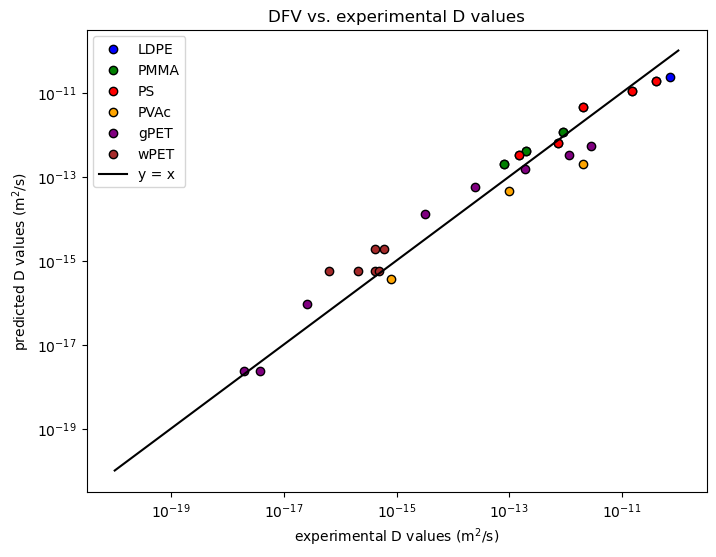

Reproduce this figure in Python.
import numpy as np
import matplotlib.pyplot as plt

# This script shows the prediction of diffusivities of toluene using hole Free-Volume theory
# at different temperatures in different polymers (LDPE, PMMA, PS, PVAc, PET).
# gPET corresponds to dry PET (unplasticized) and wPET corresponds to plasticized PET.
#
# Data have been extracted from the script figure8_revSep2019_2025.m used to generate
# Figure 9 for the reference mentioned below.
#
# REFERENCE
# Zhu Y., Welle, F. and Vitrac O. A blob model to parameterize polymer hole free volumes and solute diffusion",
# *Soft Matter* **2019**, 15(42), 8912-8932. DOI: https://doi.org/10.1039/C9SM01556F
#
# ABSTRACT
# Solute diffusion in solid polymers has tremendous applications in packaging,
# reservoir, and biomedical technologies but remains poorly understood. Diffusion
# of non-entangled linear solutes with chemically identical patterns (blobs) deviates
# dramatically in polymers in the solid-state (αlin > 1, Macromolecules 2013, 46, 874)
# from their behaviors in the molten state (αlin = 1, Macromolecules, 2007, 40, 3970).
# This work uses the scale invariance of the diffusivities, D, of linear probes
# D(N·M_blob + M_anchor,T,Tg) = N^(-αlin(T,Tg)) * D(M_blob + M_anchor,T,Tg) comprising
# N identical blobs of mass M_blob and possibly one different terminal pattern (anchor of
# mass M_anchor) to evaluate the amounts of hole-free volume in seven polymers (aliphatic,
# semi-aromatic and aromatic) over a broad range of temperatures (−70 K ≤ T − Tg ≤ 160 K).
# The new parameterization of the concept of hole-free volumes opens the application of
# the free-volume theory (FVT) developed by Vrentas and Duda to practically any polymer,
# regardless of the availability of free-volume parameters. The quality of the estimations
# was tested with various probes including n-alkanes, 1-alcohols, n-alkyl acetates, and
# n-alkylbenzene. The effects of enthalpic and entropic effects of the blobs and the anchor
# were analyzed and quantified. Blind validation of the reformulated FVT was tested
# successfully by predicting from first principles the diffusivities of water and toluene
# in amorphous polyethylene terephthalate from 4 °C to 180 °C and in various other polymers.
# The new blob model would open the rational design of additives with controlled diffusivities
# in thermoplastics.

# Constants
R = 8.31
T0K = 273.15  # K

# Polymer data (Tg in K) stored in a dictionary.
data = {
    'LDPE': {'Tg': 148.15, 'D0': 1.87e-08, 'xi': 0.615,  'ref': 3, 'Ka': 144, 'Kb': 40, 'E': 0, 'r': 0.5},
    'PMMA': {'Tg': 381.15, 'D0': 1.87e-08, 'xi': 0.56,   'ref': 2, 'Ka': 252, 'Kb': 65, 'E': 0, 'r': 0.5},
    'PS':   {'Tg': 373.15, 'D0': 4.8e-08,  'xi': 0.584,  'ref': 2, 'Ka': 144, 'Kb': 40, 'E': 0, 'r': 0.5},
    'PVAc': {'Tg': 305.15, 'D0': 1.87e-08, 'xi': 0.86,   'ref': 4, 'Ka': 142, 'Kb': 40, 'E': 0, 'r': 0.5},
    'gPET': {'Tg': 349.15, 'D0': 1.0205e-08, 'xi': 0.6761, 'ref': 5, 'Ka': 252, 'Kb': 65, 'E': 0, 'r': 0.6153},
    'wPET': {'Tg': 316.15, 'D0': 1.02046e-08, 'xi': 0.6761, 'ref': 5, 'Ka': 252, 'Kb': 65, 'E': 0, 'r': 0.277734},
}

# References list (for documentation)
references = [
    'Vrentas and Vrentas, 1994',
    'Zielinski and Duda, 1992',
    'Lutzow et al., 1999',
    'Hong, 1995',
    # toluene in PET
    'Welle,2008',
    'Pennarun et al., 2004',
    'Welle,2013',
    'our work (permeation)',
    'our work (sorption)',
]

# Main function that computes the predicted diffusivity DscalingPlike
def DscalingPlike(T, polymer):
    """
    Compute the predicted diffusivity using the scaling law.

    Parameters:
        T : float
            Temperature in Kelvin.
        polymer : str
            Polymer name (must be one of the keys in the data dictionary).

    Returns:
        float: Predicted diffusivity.
    """
    # Helper function to lookup a property value from the data dictionary.
    def lookup(P, prop):
        return data[P][prop]

    # Define alpha for T >= Tg.
    def alpha(T, Tg, Ka, Kb):
        return 1 + Ka / (T - Tg + Kb)

    # Define alphag for T < Tg.
    def alphag(T, Tg, Ka, Kb, r):
        return 1 + Ka / (r * (T - Tg) + Kb)

    deltaT = 2  # (K) sharpness of the transition at Tg

    # Heaviside-like function using tanh.
    def H(T_val, Tg_val):
        return 0.5 * (1 + np.tanh(4 / deltaT * (T_val - Tg_val)))

    # Composite alpha function that smoothly transitions between alpha and alphag.
    def alphaT(T, Tg, Ka, Kb, r):
        # Note: H(lookup(polymer, 'Tg'), T) computes H(Tg,T) and H(T, lookup(polymer, 'Tg')) computes H(T,Tg)
        return H(lookup(polymer, 'Tg'), T) * alphag(T, Tg, Ka, Kb, r) + H(T, lookup(polymer, 'Tg')) * alpha(T, Tg, Ka, Kb)

    betalin = 1
    # Function to compute Plike (see publication, Plike holds polymer effects)
    def Plike(T, polymer):
        Tg = lookup(polymer, 'Tg')
        Ka = lookup(polymer, 'Ka')
        Kb = lookup(polymer, 'Kb')
        r = lookup(polymer, 'r')
        return (alphaT(T, Tg, Ka, Kb, r) + betalin) / 0.24

    # Compute the predicted diffusivity.
    D0 = lookup(polymer, 'D0')
    E = lookup(polymer, 'E')
    xi = lookup(polymer, 'xi')

    return D0 * np.exp(-E / (R * T)) * np.exp(-xi * Plike(T, polymer))


# Test data (similar to a DataFrame) stored as a list of dictionaries.
test_data = [
    {'polymer': 'PS',    'T': 451.15, 'Dexp': 4e-11},
    {'polymer': 'PS',    'T': 433.15, 'Dexp': 1.5e-11},
    {'polymer': 'PS',    'T': 413.15, 'Dexp': 2e-12},
    {'polymer': 'PS',    'T': 383.15, 'Dexp': 1.5e-13},
    {'polymer': 'PMMA',  'T': 433.15, 'Dexp': 9e-13},
    {'polymer': 'PMMA',  'T': 413.15, 'Dexp': 2e-13},
    {'polymer': 'PMMA',  'T': 403.15, 'Dexp': 8e-14},
    {'polymer': 'LDPE',  'T': 343.15, 'Dexp': 7e-11},
    {'polymer': 'PVAc',  'T': 383.15, 'Dexp': 2e-12},
    {'polymer': 'PVAc',  'T': 353.15, 'Dexp': 1e-13},
    {'polymer': 'PVAc',  'T': 313.15, 'Dexp': 8e-16},
    {'polymer': 'PS',    'T': 388.15, 'Dexp': 7.2e-13},
    {'polymer': 'PS',    'T': 451.15, 'Dexp': 4e-11},
    {'polymer': 'PS',    'T': 433.15, 'Dexp': 1.5e-11},
    {'polymer': 'PS',    'T': 413.15, 'Dexp': 2e-12},
    {'polymer': 'PS',    'T': 383.15, 'Dexp': 1.5e-13},
    {'polymer': 'PS',    'T': 388.15, 'Dexp': 7.2e-13},
    {'polymer': 'PMMA',  'T': 433.15, 'Dexp': 9e-13},
    {'polymer': 'PMMA',  'T': 413.15, 'Dexp': 2e-13},
    {'polymer': 'PMMA',  'T': 403.15, 'Dexp': 8e-14},
    {'polymer': 'wPET',  'T': 313.15, 'Dexp': 4.1e-16},
    {'polymer': 'gPET',  'T': 313.15, 'Dexp': 2e-18},
    {'polymer': 'gPET',  'T': 313.15, 'Dexp': 3.8e-18},
    {'polymer': 'gPET',  'T': 333.15, 'Dexp': 2.6e-17},
    {'polymer': 'wPET',  'T': 313.15, 'Dexp': 6.3e-17},
    {'polymer': 'wPET',  'T': 313.15, 'Dexp': 2.1e-16},
    {'polymer': 'wPET',  'T': 313.15, 'Dexp': 4.8e-16},
    {'polymer': 'wPET',  'T': 323.15, 'Dexp': 4.1e-16},
    {'polymer': 'wPET',  'T': 323.15, 'Dexp': 6.1e-16},
    {'polymer': 'gPET',  'T': 373.15, 'Dexp': 3.26e-15},
    {'polymer': 'gPET',  'T': 453.15, 'Dexp': 2.78e-12},
    {'polymer': 'gPET',  'T': 434.15, 'Dexp': 1.17e-12},
    {'polymer': 'gPET',  'T': 414.15, 'Dexp': 1.9e-13},
    {'polymer': 'gPET',  'T': 394.15, 'Dexp': 2.47e-14},
]

# Compute predicted diffusivity for each test data point.
for entry in test_data:
    entry['Dpred'] = DscalingPlike(entry['T'], entry['polymer'])

# Plot experimental vs predicted D values.
plt.figure(figsize=(8, 6))

# Define a color map for polymers.
colors = {
    'LDPE': 'blue',
    'PMMA': 'green',
    'PS': 'red',
    'PVAc': 'orange',
    'gPET': 'purple',
    'wPET': 'brown'
}

# Plot points for each polymer with its own color.
for polymer in colors.keys():
    x = [entry['Dexp'] for entry in test_data if entry['polymer'] == polymer]
    y = [entry['Dpred'] for entry in test_data if entry['polymer'] == polymer]
    if x:  # Only plot if there are data points.
        plt.scatter(x, y, label=polymer, color=colors[polymer], edgecolors='k')

# Plot the reference line y = x.
x_vals = np.logspace(-20, -10, 100)
plt.plot(x_vals, x_vals, 'k-', label='y = x')

plt.xscale('log')
plt.yscale('log')
plt.xlabel('experimental D values (m$^2$/s)')
plt.ylabel('predicted D values (m$^2$/s)')
plt.title('DFV vs. experimental D values')
plt.legend()
plt.show()
